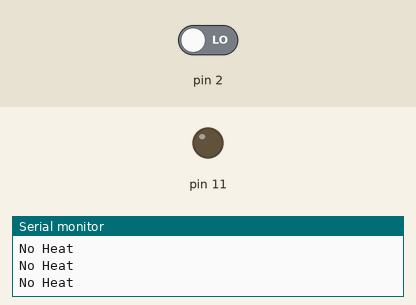
This sketch was run on a simulated Arduino Uno, built with avr-gcc and run on an emulated ATmega328P. Parts: output pins drawn as LEDs (lit = HIGH), the last lines printed to the serial monitor. Dashed ring = blinking. Inputs (shaded band) come from the test bench; at power-on: pin 2 LOW.

Above: at 1.8 s.
1.9 s: pin 2 driven HIGH
At 2.4 s:
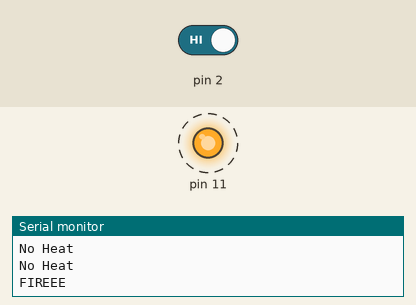
4.9 s: pin 2 driven LOW
At 5.7 s:
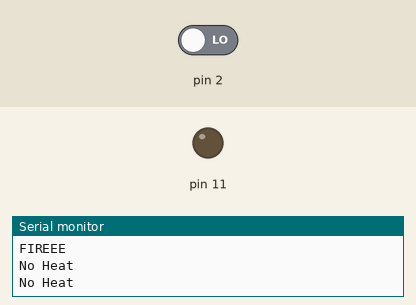
Timing chart, 0 to 7.9 s (numbered marks = the images above; inputs shaded):
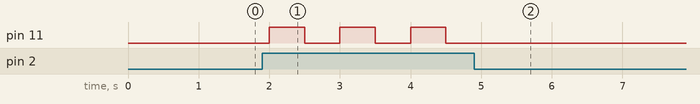

Measured:
- after the input at 1.9 s, pin 11: alternates HIGH for 0.50 s and LOW for 0.50 s, starting after 0.10 s
- after the input at 4.9 s, pin 11: stops changing and stays LOW

The sketch:

SpaceAppsAlarm.ino
```cpp
void setup() {
  Serial.begin( 9600 );
  pinMode(11, OUTPUT);
  pinMode(2, INPUT);
}

void loop() {

    if(digitalRead(2) == HIGH){
      Serial.println("FIREEE");
      digitalWrite(11, HIGH);
      delay(500);
      digitalWrite(11, LOW);
      delay(500);
    }
    else{
      Serial.println("No Heat");
      delay(500);
    }
}
```
